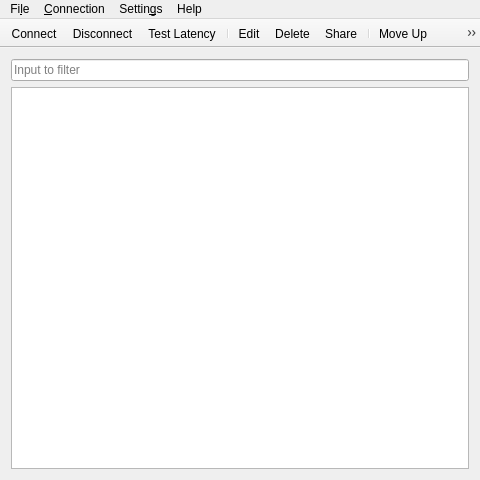
<?xml version="1.0" encoding="UTF-8"?>
<ui version="4.0">
 <class>MainWindow</class>
 <widget class="QMainWindow" name="MainWindow">
  <property name="geometry">
   <rect>
    <x>0</x>
    <y>0</y>
    <width>480</width>
    <height>480</height>
   </rect>
  </property>
  <property name="minimumSize">
   <size>
    <width>400</width>
    <height>400</height>
   </size>
  </property>
  <property name="windowTitle">
   <string>Connection Manager</string>
  </property>
  <property name="windowIcon">
   <iconset resource="icons.qrc">
    <normaloff>:/icons/icons/shadowsocks-qt5.png</normaloff>:/icons/icons/shadowsocks-qt5.png</iconset>
  </property>
  <property name="toolButtonStyle">
   <enum>Qt::ToolButtonFollowStyle</enum>
  </property>
  <widget class="QWidget" name="centralWidget">
   <layout class="QVBoxLayout" name="verticalLayout">
    <item>
     <widget class="QLineEdit" name="filterLineEdit">
      <property name="placeholderText">
       <string>Input to filter</string>
      </property>
      <property name="clearButtonEnabled">
       <bool>true</bool>
      </property>
     </widget>
    </item>
    <item>
     <widget class="QTableView" name="connectionView">
      <property name="editTriggers">
       <set>QAbstractItemView::NoEditTriggers</set>
      </property>
      <property name="tabKeyNavigation">
       <bool>false</bool>
      </property>
      <property name="selectionMode">
       <enum>QAbstractItemView::SingleSelection</enum>
      </property>
      <property name="selectionBehavior">
       <enum>QAbstractItemView::SelectRows</enum>
      </property>
      <property name="showGrid">
       <bool>false</bool>
      </property>
      <property name="sortingEnabled">
       <bool>true</bool>
      </property>
      <property name="wordWrap">
       <bool>false</bool>
      </property>
      <property name="cornerButtonEnabled">
       <bool>false</bool>
      </property>
      <attribute name="verticalHeaderVisible">
       <bool>false</bool>
      </attribute>
     </widget>
    </item>
   </layout>
  </widget>
  <widget class="QToolBar" name="toolBar">
   <property name="windowTitle">
    <string>Show Toolbar</string>
   </property>
   <property name="movable">
    <bool>false</bool>
   </property>
   <property name="allowedAreas">
    <set>Qt::AllToolBarAreas</set>
   </property>
   <property name="toolButtonStyle">
    <enum>Qt::ToolButtonFollowStyle</enum>
   </property>
   <property name="floatable">
    <bool>false</bool>
   </property>
   <attribute name="toolBarArea">
    <enum>TopToolBarArea</enum>
   </attribute>
   <attribute name="toolBarBreak">
    <bool>false</bool>
   </attribute>
   <addaction name="actionConnect"/>
   <addaction name="actionDisconnect"/>
   <addaction name="actionTestLatency"/>
   <addaction name="separator"/>
   <addaction name="actionEdit"/>
   <addaction name="actionDelete"/>
   <addaction name="actionShare"/>
   <addaction name="separator"/>
   <addaction name="actionMoveUp"/>
   <addaction name="actionMoveDown"/>
  </widget>
  <widget class="QMenuBar" name="menuBar">
   <property name="geometry">
    <rect>
     <x>0</x>
     <y>0</y>
     <width>480</width>
     <height>24</height>
    </rect>
   </property>
   <widget class="QMenu" name="menuConnection">
    <property name="title">
     <string>&amp;Connection</string>
    </property>
    <widget class="QMenu" name="menuAdd">
     <property name="title">
      <string>&amp;Add</string>
     </property>
     <property name="icon">
      <iconset theme="list-add">
       <normaloff>.</normaloff>.</iconset>
     </property>
     <addaction name="actionManually"/>
     <addaction name="actionURI"/>
     <addaction name="actionQRCodeFromFile"/>
     <addaction name="actionQRCode"/>
     <addaction name="actionScanQRCodeCapturer"/>
     <addaction name="actionFromConfigJson"/>
    </widget>
    <addaction name="menuAdd"/>
    <addaction name="actionEdit"/>
    <addaction name="actionShare"/>
    <addaction name="actionDelete"/>
    <addaction name="separator"/>
    <addaction name="actionConnect"/>
    <addaction name="actionForceConnect"/>
    <addaction name="actionDisconnect"/>
    <addaction name="actionConnectISS"/>
    <addaction name="actionTestLatency"/>
    <addaction name="actionTestAllLatency"/>
    <addaction name="separator"/>
    <addaction name="actionViewLog"/>
    <addaction name="separator"/>
    <addaction name="actionMoveUp"/>
    <addaction name="actionMoveDown"/>
   </widget>
   <widget class="QMenu" name="menuFile">
    <property name="title">
     <string>Fi&amp;le</string>
    </property>
    <addaction name="actionImportGUIJson"/>
    <addaction name="actionExportGUIJson"/>
    <addaction name="actionSaveManually"/>
    <addaction name="separator"/>
    <addaction name="actionQuit"/>
   </widget>
   <widget class="QMenu" name="menuSettings">
    <property name="title">
     <string>Settin&amp;gs</string>
    </property>
    <addaction name="actionGeneralSettings"/>
    <addaction name="separator"/>
    <addaction name="actionShowFilterBar"/>
   </widget>
   <widget class="QMenu" name="menuHelp">
    <property name="title">
     <string>Help</string>
    </property>
    <addaction name="actionAbout"/>
    <addaction name="actionAboutQt"/>
    <addaction name="separator"/>
    <addaction name="actionReportBug"/>
   </widget>
   <addaction name="menuFile"/>
   <addaction name="menuConnection"/>
   <addaction name="menuSettings"/>
   <addaction name="menuHelp"/>
  </widget>
  <action name="actionManually">
   <property name="text">
    <string>&amp;Manually</string>
   </property>
   <property name="toolTip">
    <string>Add connection manually</string>
   </property>
  </action>
  <action name="actionQRCode">
   <property name="text">
    <string>&amp;Scan QR Code on Screen</string>
   </property>
  </action>
  <action name="actionQRCodeFromFile">
   <property name="icon">
    <iconset theme="document-open">
     <normaloff>.</normaloff>.</iconset>
   </property>
   <property name="text">
    <string>&amp;From QR Code Image File</string>
   </property>
   <property name="toolTip">
    <string>From QR code image file</string>
   </property>
  </action>
  <action name="actionURI">
   <property name="text">
    <string>&amp;URI</string>
   </property>
   <property name="toolTip">
    <string>Add connection from URI</string>
   </property>
  </action>
  <action name="actionDelete">
   <property name="icon">
    <iconset theme="list-remove">
     <normaloff>.</normaloff>.</iconset>
   </property>
   <property name="text">
    <string>&amp;Delete</string>
   </property>
  </action>
  <action name="actionEdit">
   <property name="text">
    <string>&amp;Edit</string>
   </property>
  </action>
  <action name="actionConnect">
   <property name="text">
    <string>&amp;Connect</string>
   </property>
  </action>
  <action name="actionDisconnect">
   <property name="text">
    <string>D&amp;isconnect</string>
   </property>
  </action>
  <action name="actionQuit">
   <property name="icon">
    <iconset theme="application-exit">
     <normaloff>.</normaloff>.</iconset>
   </property>
   <property name="text">
    <string>&amp;Quit</string>
   </property>
   <property name="shortcut">
    <string>Ctrl+Q</string>
   </property>
  </action>
  <action name="actionAbout">
   <property name="icon">
    <iconset theme="help-about">
     <normaloff>.</normaloff>.</iconset>
   </property>
   <property name="text">
    <string>&amp;About</string>
   </property>
  </action>
  <action name="actionAboutQt">
   <property name="text">
    <string>About &amp;Qt</string>
   </property>
  </action>
  <action name="actionGeneralSettings">
   <property name="text">
    <string>&amp;General Settings</string>
   </property>
  </action>
  <action name="actionShare">
   <property name="text">
    <string>&amp;Share</string>
   </property>
  </action>
  <action name="actionReportBug">
   <property name="text">
    <string>&amp;Report Bug</string>
   </property>
  </action>
  <action name="actionViewLog">
   <property name="text">
    <string>View &amp;Log</string>
   </property>
  </action>
  <action name="actionTestLatency">
   <property name="text">
    <string>&amp;Test Latency</string>
   </property>
   <property name="toolTip">
    <string>Test the latency of selected connection</string>
   </property>
  </action>
  <action name="actionTestAllLatency">
   <property name="text">
    <string>Test All C&amp;onnections Latency</string>
   </property>
  </action>
  <action name="actionImportGUIJson">
   <property name="text">
    <string>&amp;Import Connections from gui-config.json</string>
   </property>
   <property name="toolTip">
    <string>Import connections from old version configuration file</string>
   </property>
  </action>
  <action name="actionFromConfigJson">
   <property name="icon">
    <iconset theme="document-open">
     <normaloff>.</normaloff>.</iconset>
   </property>
   <property name="text">
    <string>From &amp;config.json</string>
   </property>
  </action>
  <action name="actionSaveManually">
   <property name="icon">
    <iconset theme="document-save">
     <normaloff>.</normaloff>.</iconset>
   </property>
   <property name="text">
    <string>&amp;Save Manually</string>
   </property>
   <property name="shortcut">
    <string>Ctrl+Shift+S</string>
   </property>
  </action>
  <action name="actionMoveUp">
   <property name="icon">
    <iconset theme="go-up">
     <normaloff>.</normaloff>.</iconset>
   </property>
   <property name="text">
    <string>&amp;Move Up</string>
   </property>
  </action>
  <action name="actionMoveDown">
   <property name="icon">
    <iconset theme="go-down">
     <normaloff>.</normaloff>.</iconset>
   </property>
   <property name="text">
    <string>Mo&amp;ve Down</string>
   </property>
  </action>
  <action name="actionShowFilterBar">
   <property name="checkable">
    <bool>true</bool>
   </property>
   <property name="checked">
    <bool>true</bool>
   </property>
   <property name="text">
    <string>&amp;Show Filter Bar</string>
   </property>
   <property name="shortcut">
    <string>Ctrl+F</string>
   </property>
  </action>
  <action name="actionExportGUIJson">
   <property name="text">
    <string>&amp;Export as gui-config.json</string>
   </property>
  </action>
  <action name="actionScanQRCodeCapturer">
   <property name="text">
    <string>Scan &amp;QR Code using Capturer</string>
   </property>
   <property name="toolTip">
    <string>Scan QR Code using Capturer</string>
   </property>
  </action>
  <action name="actionForceConnect">
   <property name="text">
    <string>Force Connect</string>
   </property>
   <property name="toolTip">
    <string>Connect to this connection and disconnect any connections currently using  the same local port</string>
   </property>
  </action>
  <action name="actionConnectISS">
   <property name="icon">
    <iconset resource="icons.qrc">
     <normaloff>:/icons/icons/Breeze/actions/ishadowsocks.png</normaloff>:/icons/icons/Breeze/actions/ishadowsocks.png</iconset>
   </property>
   <property name="text">
    <string>Connect ishadowsocks.net</string>
   </property>
  </action>
 </widget>
 <layoutdefault spacing="6" margin="11"/>
 <resources>
  <include location="icons.qrc"/>
 </resources>
 <connections>
  <connection>
   <sender>actionShowFilterBar</sender>
   <signal>toggled(bool)</signal>
   <receiver>filterLineEdit</receiver>
   <slot>setVisible(bool)</slot>
   <hints>
    <hint type="sourcelabel">
     <x>-1</x>
     <y>-1</y>
    </hint>
    <hint type="destinationlabel">
     <x>239</x>
     <y>88</y>
    </hint>
   </hints>
  </connection>
 </connections>
</ui>
